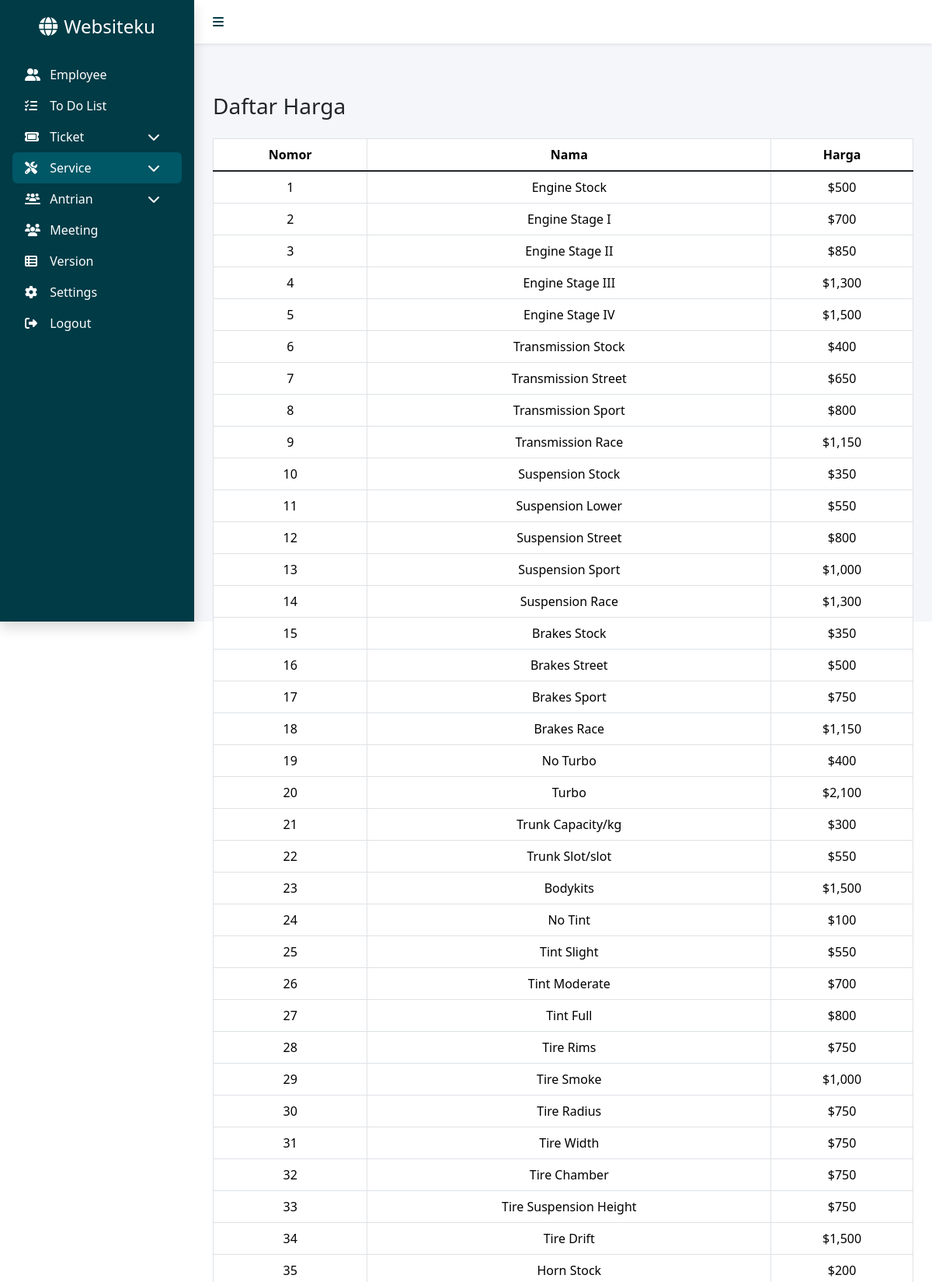
Screenshot of /public/service/price-list (signed in, upper part) with the database file from the repository.
### tables this page shows
CREATE TABLE `services_prices` (
  `id` int UNSIGNED NOT NULL,
  `name` varchar(255) NOT NULL,
  `price` int NOT NULL,
  `category` int NOT NULL,
  `level` int NOT NULL
);

### app/core/Controller.php (called while the page is built, shortened)
<?php
class Controller
{
    public function view($view, $data = [])
    {
        require_once '../app/views/' . $view . '.php';
    }
    public function model($model)
    {
        return new $model;
    }
}

### app/controllers/ServiceController.php (called while the page is built, shortened)
<?php
class ServiceController extends Controller
{
    public function price_list()
    {
        $services = $this->model('Service')->getAllPrices();
        $categories = $this->model('Service')->getAllCategory();
        $user = $this->model('User')->getUserByUsername($_SESSION['username']);
        $data = [
            'judul' => 'Price List',
            'services' => $services,
            'categories' => $categories,
            'user' => $user,
        ];
        $this->view('service/price-list', $data);
    }
}

### app/core/App.php (called while the page is built, shortened)
<?php
class App
{
    protected $method = 'index';
    protected $params = [];
    public function __construct()
    {
        $url = $this->parseURL();
        if (isset($url[0])) {
            if (file_exists('../app/controllers/' . $url[0] . 'Controller.php')) {
                unset($url[0]);
            }
        }
        $this->controller = new $this->controller;
        if (isset($url[1])) {
            $method = str_replace('-', '_', $url[1]);
            if (method_exists($this->controller, $method)) {
                $this->method = $method;
            }
        }
        call_user_func_array([$this->controller, $this->method], $this->params);
    }
    public function parseURL()
    {
        if (isset($_GET['url'])) {
            $url = rtrim($_GET['url'], '/');
            $url = filter_var($url, FILTER_SANITIZE_URL);
            $url = explode('/', $url);
            return $url;
        }
    }
}

### public/index.php (called while the page is built, shortened)
<?php
$app = new App;

### app/core/Database.php (called while the page is built, shortened)
<?php
class Database
{
    private $host = DB_HOST;
    private $user = DB_USER;
    private $pass = DB_PASS;
    private $dbname = DB_NAME;
    private $dbh;
    private $stmt;
    public function __construct()
    {
        $dsn = 'mysql:host=' . $this->host . ';dbname=' . $this->dbname;
        $option = [
            PDO::ATTR_PERSISTENT => true,
            PDO::ATTR_ERRMODE => PDO::ERRMODE_EXCEPTION
        ];
        try {
            $this->dbh = new PDO($dsn, $this->user, $this->pass, $option);
        } catch (PDOException $e) {
            die($e->getMessage());
        }
    }
    public function query($query)
    {
        $this->stmt = $this->dbh->prepare($query);
    }
    public function bind($param, $value, $type = null)
    {
        if (is_null($type)) {
            switch (true) {
                default:
                    $type = PDO::PARAM_STR;
            }
        }
        $this->stmt->bindValue($param, $value, $type);
    }
    public function execute()
    {
        $this->stmt->execute();
    }
    public function resultSet()
    {
        $this->execute();
        return $this->stmt->fetchAll(PDO::FETCH_ASSOC);
    }
}

### app/models/Service.php (called while the page is built, shortened)
<?php
class Service
{
    private $tablePrice = 'services_prices';
    private $tableCategory = 'services_category';
    private $db;
    public function __construct()
    {
        $this->db = new Database;
    }
    public function getAllPrices()
    {
        $sql =
            "SELECT id, name, price, category, level
            FROM {$this->tablePrice}
            ORDER BY category ASC, level ASC";
        $this->db->query($sql);
        $this->db->execute();
        return $this->db->resultSet();
    }
    public function getAllCategory()
    {
        $sql =
            "SELECT * FROM {$this->tableCategory}";
        $this->db->query($sql);
        $this->db->execute();
        return $this->db->resultSet();
    }
}

### app/views/service/price-list.php (the view, shortened to what this page needs)
<div class="container">
    <div class="d-flex align-items-center justify-content-between py-3">
        <h3>Daftar Harga</h3>
    </div>
    <table class="table table-bordered text-center bg-white">
        <thead class="text-white">
            <tr>
                <th scope="col">Nomor</th>
                <th scope="col">Nama</th>
                <th scope="col">Harga</th>
            </tr>
        </thead>
        <tbody class="table-group-divider">
            <?php $i = 1; ?>
            <?php if ($data['services']): ?>
                <?php foreach ($data['services'] as $service): ?>
                    <tr>
                        <td scope="row"><?= $i ?></td>
                        <td><?= $service['name'] ?></td>
                        <td>$<?= number_format($service['price']) ?></td>
                    </tr>
                    <?php $i += 1; ?>
                <?php endforeach; ?>
            <?php else: ?>
                <tr>
                    <td colspan="3">Data tidak ditemukan</td>
                </tr>
            <?php endif; ?>
    </table>
</div>

### public/css/style.css (style rules this page uses)
body { min-height: 100vh; }

### rows the page displays
services_prices: name "Engine Stock", price "500"
services_prices: name "Engine Stage I", price "700"
services_prices: name "Engine Stage II", price "850"
services_prices: name "Engine Stage III", price "1,300"
services_prices: name "Engine Stage IV", price "1,500"
services_prices: name "Transmission Stock", price "400"
services_prices: name "Transmission Street", price "650"
services_prices: name "Transmission Sport", price "800"
services_prices: name "Transmission Race", price "1,150"
services_prices: name "Suspension Stock", price "350"
services_prices: name "Suspension Lower", price "550"
services_prices: name "Suspension Street", price "800"
services_prices: name "Suspension Sport", price "1,000"
services_prices: name "Suspension Race", price "1,300"
services_prices: name "Brakes Stock", price "350"
services_prices: name "Brakes Street", price "500"
services_prices: name "Brakes Sport", price "750"
services_prices: name "Brakes Race", price "1,150"
services_prices: name "No Turbo", price "400"
services_prices: name "Turbo", price "2,100"
services_prices: name "Trunk Capacity/kg", price "300"
services_prices: name "Trunk Slot/slot", price "550"
services_prices: name "Bodykits", price "1,500"
services_prices: name "No Tint", price "100"
services_prices: name "Tint Slight", price "550"
services_prices: name "Tint Moderate", price "700"
services_prices: name "Tint Full", price "800"
services_prices: name "Tire Rims", price "750"
services_prices: name "Tire Smoke", price "1,000"
services_prices: name "Tire Radius", price "750"
services_prices: name "Tire Width", price "750"
services_prices: name "Tire Chamber", price "750"
services_prices: name "Tire Suspension Height", price "750"
services_prices: name "Tire Drift", price "1,500"
services_prices: name "Horn Stock", price "200"
